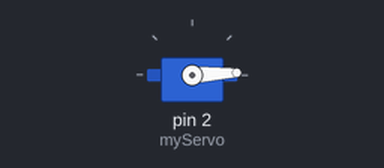
Bench run of a sketch on a simulated Arduino Uno, built with avr-gcc and run on an emulated ATmega328P. Parts: servo.

Above: at 0.05 s.
At 1.55 s:
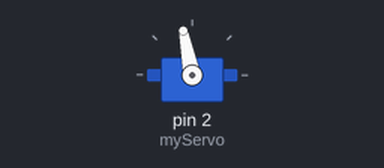
At 3.1 s:
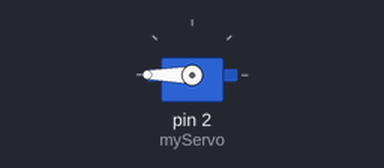
At 6.15 s:
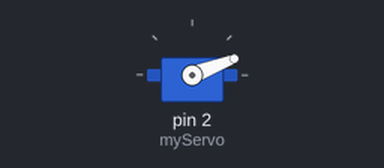
Timing chart, 0 to 9.7 s (numbered marks = the images above):
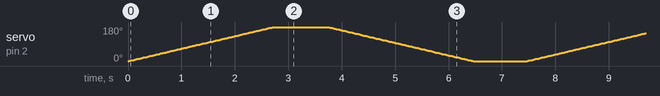

The sketch:

servo_motor.ino
```cpp
#include <Servo.h>

Servo myServo; // Create a servo object
int pos = 0;   // Variable to store the servo position

void setup() {
  myServo.attach(2); // Attach the servo to pin 9
}

void loop() {
  // Move from 0 to 180 degrees
  for (pos = 0; pos <= 180; pos += 1) {
    myServo.write(pos);  // Tell servo to go to position in variable 'pos'
    delay(15);           // Wait 15 ms for the servo to reach the position
  }
  delay(1000); // Wait for 1 second at 180 degrees

  // Move from 180 to 0 degrees
  for (pos = 180; pos >= 0; pos -= 1) {
    myServo.write(pos);  // Tell servo to go to position in variable 'pos'
    delay(15);           // Wait 15 ms for the servo to reach the position
  }
  delay(1000); // Wait for 1 second at 0 degrees
}
```
